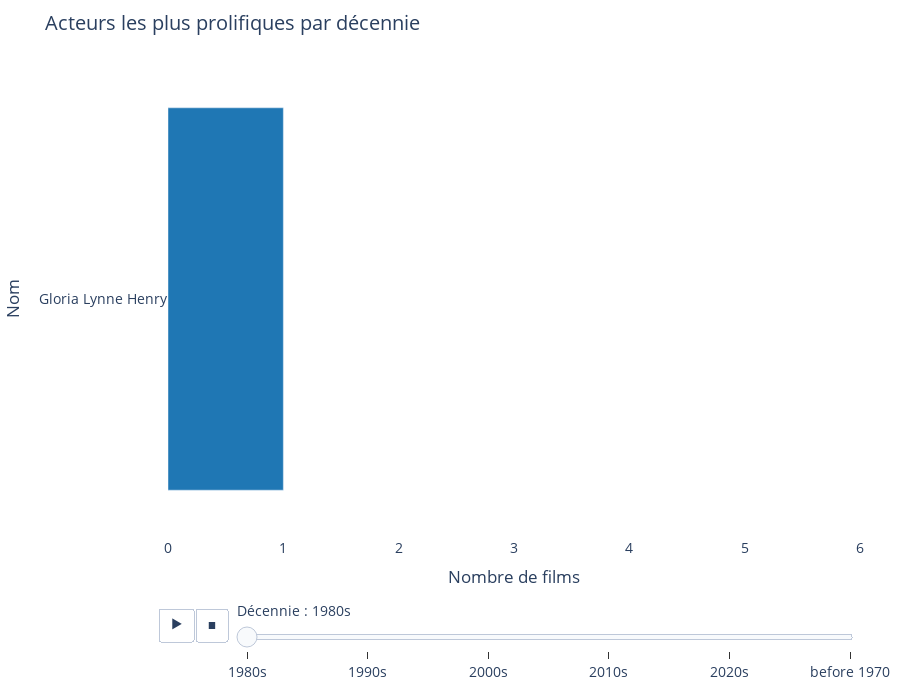

Notebook cell for this chart:
### Code cell
import pandas as pd
import plotly.express as px

# Étape 1 — Top 20 acteurs par décennie
df_top20 = (
    df_nbfilm_act
    .sort_values(['decade', 'nb_films'], ascending=[True, False])
    .groupby('decade', group_keys=False)
    .head(20)
)

# Étape 2 — Création de la figure animée
fig = px.bar(
    df_top20,
    x='nb_films',
    y='primaryName',
    animation_frame='decade',
    orientation='h',
    color_discrete_sequence=["#1f77b4"]
)

# Étape 3 — Personnalisation du layout
fig.update_layout(
    xaxis_range=[0, df_top20['nb_films'].max() + 2],
    title="Acteurs les plus prolifiques par décennie",
    xaxis_title="Nombre de films",
    yaxis_title="Nom",
    showlegend=False,
    height=700,
    margin=dict(l=140, r=40, t=60, b=40),
    plot_bgcolor='white',
    font=dict(size=14)
)

# Étape 4 — Tri visuel des barres
fig.update_yaxes(categoryorder="total ascending")

# Étape 5 — Animation plus fluide
fig.layout.updatemenus[0].buttons[0].args[1]["frame"]["duration"] = 800
fig.layout.sliders[0].currentvalue.prefix = "Décennie : "

# Étape 6 — Affichage
fig.show()

### Figure 1 — Plotly figure (JSON) as saved in the notebook; plotly's stock layout.template omitted (floating-point values rounded to 4 significant figures)
{"data": [{"hovertemplate": "decade=1980s<br>nb_films=%{x}<br>primaryName=%{y}<extra></extra>", "legendgroup": "", "marker": {"color": "#1f77b4", "pattern": {"shape": ""}}, "name": "", "orientation": "h", "showlegend": false, "textposition": "auto", "type": "bar", "x": [1], "xaxis": "x", "y": ["Gloria Lynne Henry"], "yaxis": "y"}], "layout": {"barmode": "relative", "font": {"size": 14}, "height": 700, "legend": {"tracegroupgap": 0}, "margin": {"b": 40, "l": 140, "r": 40, "t": 60}, "plot_bgcolor": "white", "showlegend": false, "sliders": [{"active": 0, "currentvalue": {"prefix": "Décennie : "}, "len": 0.9, "pad": {"b": 10, "t": 60}, "steps": [{"args": [["1980s"], {"frame": {"duration": 0, "redraw": true}, "fromcurrent": true, "mode": "immediate", "transition": {"duration": 0, "easing": "linear"}}], "label": "1980s", "method": "animate"}, {"args": [["1990s"], {"frame": {"duration": 0, "redraw": true}, "fromcurrent": true, "mode": "immediate", "transition": {"duration": 0, "easing": "linear"}}], "label": "1990s", "method": "animate"}, {"args": [["2000s"], {"frame": {"duration": 0, "redraw": true}, "fromcurrent": true, "mode": "immediate", "transition": {"duration": 0, "easing": "linear"}}], "label": "2000s", "method": "animate"}, {"args": [["2010s"], {"frame": {"duration": 0, "redraw": true}, "fromcurrent": true, "mode": "immediate", "transition": {"duration": 0, "easing": "linear"}}], "label": "2010s", "method": "animate"}, {"args": [["2020s"], {"frame": {"duration": 0, "redraw": true}, "fromcurrent": true, "mode": "immediate", "transition": {"duration": 0, "easing": "linear"}}], "label": "2020s", "method": "animate"}, {"args": [["before 1970"], {"frame": {"duration": 0, "redraw": true}, "fromcurrent": true, "mode": "immediate", "transition": {"duration": 0, "easing": "linear"}}], "label": "before 1970", "method": "animate"}], "x": 0.1, "xanchor": "left", "y": 0, "yanchor": "top"}], "title": {"text": "Acteurs les plus prolifiques par décennie"}, "updatemenus": [{"buttons": [{"args": [null, {"frame": {"duration": 800, "redraw": true}, "fromcurrent": true, "mode": "immediate", "transition": {"duration": 500, "easing": "linear"}}], "label": "&#9654;", "method": "animate"}, {"args": [[null], {"frame": {"duration": 0, "redraw": true}, "fromcurrent": true, "mode": "immediate", "transition": {"duration": 0, "easing": "linear"}}], "label": "&#9724;", "method": "animate"}], "direction": "left", "pad": {"r": 10, "t": 70}, "showactive": false, "type": "buttons", "x": 0.1, "xanchor": "right", "y": 0, "yanchor": "top"}], "xaxis": {"anchor": "y", "domain": [0, 1], "range": [0, 6], "title": {"text": "Nombre de films"}}, "yaxis": {"anchor": "x", "categoryorder": "total ascending", "domain": [0, 1], "title": {"text": "Nom"}}}}
